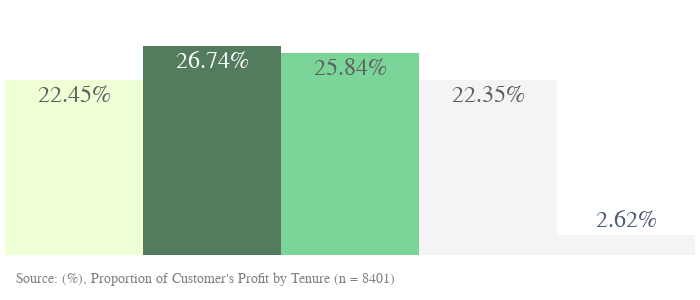

The notebook cell this image was saved under:
### Markdown cell above
## Tenure

### Code cell
#Customers by tenure

colors = ['#f3f3f3',] * 5
colors[0] = '#edffcf' #claro
colors[2] ='#65cd87' #medio
colors[1] = '#366442' #escuro

fig = go.Figure()
fig.add_trace(go.Histogram(
    x=new_data1.tenure,
    y=new_data1.past_3_years_bike_related_purchases,
    name='Target', # name used in legend and hover labels
    xbins=dict( # bins used for histogram
        start=new_data1.tenure.min(),
        end=new_data1.tenure.max(),
        size=5
    ),
    marker_color=colors,
    opacity=0.85,
    histnorm='percent',
    texttemplate="%{y:.2f}%",
    textfont=dict(family = 'Arial Black',
                  size = 24)
))
fig.update_layout(width=700, 
                  height=300, 
                  margin=dict(l=5,r=5,b=45,t=35,pad=4), 
                  paper_bgcolor="white", 
                  plot_bgcolor='white')

fig.add_annotation(text="Source: (%), Proportion of Customer's Profit by Tenure (n = 8401)",
                    showarrow=False,
                    font=dict(size=13.5, color='gray', family='Arial'),
                    x = .29,
                    xanchor = 'center',
                    xref = 'paper',
                    y = -.15,
                    yanchor = 'bottom',
                    yref = 'paper')

fig.update_xaxes(showticklabels=False, showgrid=False)
fig.update_traces(hovertemplate="Total: %{y:.2f}% \n Age: %{x}", 
                  selector=dict(type='histogram'))
fig.update_yaxes(showticklabels=False, showgrid=False) # hide all the xticks

### Figure 1 — Plotly figure (JSON) as saved in the notebook; plotly's stock layout.template omitted (floating-point values rounded to 4 significant figures; data arrays with more than 128 entries replaced by an {"elided": "..."} marker saying what was removed)
{"data": [{"histnorm": "percent", "hovertemplate": "Total: %{y:.2f}% \n Age: %{x}", "marker": {"color": ["#edffcf", "#366442", "#65cd87", "#f3f3f3", "#f3f3f3"]}, "name": "Target", "opacity": 0.85, "textfont": {"family": "Arial Black", "size": 24}, "texttemplate": "%{y:.2f}%", "type": "histogram", "x": {"elided": "12594 int values"}, "xbins": {"end": 22, "size": 5, "start": 1}, "y": {"elided": "12594 int values"}}], "layout": {"annotations": [{"font": {"color": "gray", "family": "Arial", "size": 13.5}, "showarrow": false, "text": "Source: (%), Proportion of Customer's Profit by Tenure (n = 8401)", "x": 0.29, "xanchor": "center", "xref": "paper", "y": -0.15, "yanchor": "bottom", "yref": "paper"}], "height": 300, "margin": {"b": 45, "l": 5, "pad": 4, "r": 5, "t": 35}, "paper_bgcolor": "white", "plot_bgcolor": "white", "width": 700, "xaxis": {"showgrid": false, "showticklabels": false}, "yaxis": {"showgrid": false, "showticklabels": false}}}
